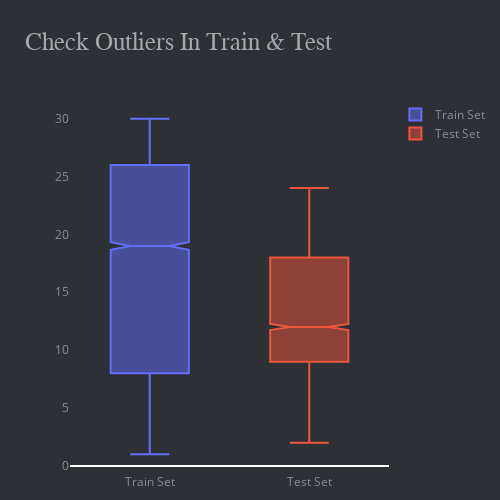

The cell this chart's notebook holds for it:
### Code cell
fig = go.Figure()
fig.add_trace(go.Box(y=training_set['subject'], name="Train Set", notched=True))
fig.add_trace(go.Box(y=testing_set['subject'], name="Test Set", notched=True))


fig.update_xaxes(showgrid=False)
fig.update_layout(
    title="Check Outliers In Train & Test",
    height=500, width=500,
    title_font=dict(size=25, color='#a5a7ab', family='Muli'),
    font=dict(color='#8a8d93'),
    plot_bgcolor='#2d3035', paper_bgcolor='#2d3035',
    margin=dict(t=100, b=10, l=70, r=40), 
    )
fig.update_xaxes(showgrid=False)
fig.update_yaxes(showgrid=False)

### Figure 1 — Plotly figure (JSON) as saved in the notebook; plotly's stock layout.template omitted (floating-point values rounded to 4 significant figures; data arrays with more than 128 entries replaced by an {"elided": "..."} marker saying what was removed)
{"data": [{"name": "Train Set", "notched": true, "type": "box", "y": {"elided": "7352 int values"}}, {"name": "Test Set", "notched": true, "type": "box", "y": {"elided": "2947 int values"}}], "layout": {"font": {"color": "#8a8d93"}, "height": 500, "margin": {"b": 10, "l": 70, "r": 40, "t": 100}, "paper_bgcolor": "#2d3035", "plot_bgcolor": "#2d3035", "title": {"font": {"color": "#a5a7ab", "family": "Muli", "size": 25}, "text": "Check Outliers In Train & Test"}, "width": 500, "xaxis": {"showgrid": false}, "yaxis": {"showgrid": false}}}
